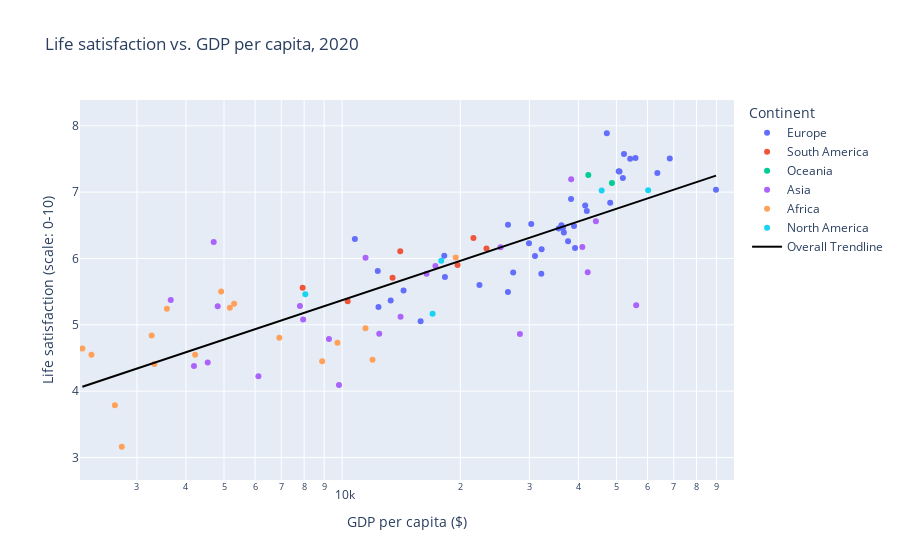

Notebook cell for this chart:
### Markdown cell above
### 1. Life satisfaction vs. GDP per capita<br>
**_Which countries have low life satisfaction but have high GDP per capita?_** <br>
To determine the countries with a low life satisfaction and high GDP per capita, the data was filtered to display countries with a life satisfaction below the median and a GDP per capita above the median. The countries respecting the criterium are located in the bottom right corner of the plot (Figure 5).  The GPD per capita median is \\$18,278, while the life satisfaction median is 5.81. The results are displayed in Figure 6.

### Code cell
#Plot life satisfaction  vs. GDP per capita
plotFigure(GDP('gdp-vs-happiness.csv',
          'GDP per capita, PPP (constant 2017 international $)',
          'Life satisfaction in Cantril Ladder (World Happiness Report 2021)',
          'Happiness vs. GDP per capita', 'GDP per capita'), 'GDP per capita ($)', 
           'Life satisfaction (scale: 0-10)', 'Life satisfaction vs. GDP per capita', 30, pow(10,4), 0.5, 0.5, 5)

### Figure 1 — Plotly figure (JSON) as saved in the notebook; plotly's stock layout.template omitted (floating-point values rounded to 4 significant figures)
{"data": [{"customdata": [["Albania"], ["Austria"], ["Belgium"], ["Bosnia and Herzegovina"], ["Bulgaria"], ["Croatia"], ["Cyprus"], ["Czechia"], ["Denmark"], ["Estonia"], ["Finland"], ["France"], ["Germany"], ["Greece"], ["Hungary"], ["Iceland"], ["Ireland"], ["Italy"], ["Kosovo"], ["Latvia"], ["Lithuania"], ["Malta"], ["Moldova"], ["Montenegro"], ["Netherlands"], ["North Macedonia"], ["Norway"], ["Poland"], ["Portugal"], ["Russia"], ["Serbia"], ["Slovakia"], ["Slovenia"], ["Spain"], ["Sweden"], ["Switzerland"], ["Ukraine"], ["United Kingdom"]], "hovertemplate": "Continent=Europe<br>GDP per capita ($)=%{x}<br>Life satisfaction (scale: 0-10)=%{y}<br>Entity=%{customdata[0]}<extra></extra>", "legendgroup": "Europe", "marker": {"color": "#636efa", "symbol": "circle"}, "mode": "markers", "name": "Europe", "orientation": "v", "showlegend": true, "type": "scatter", "x": [13300.0, 51940.0, 48210.0, 14340.0, 22380.0, 26470.0, 37660.0, 38320.0, 55940.0, 35640.0, 47260.0, 42030.0, 50920.0, 27290.0, 31010.0, 52280.0, 89690.0, 38990.0, 10780.0, 29930.0, 36730.0, 39220.0, 12320.0, 18280.0, 54210.0, 15850.0, 63590.0, 32240.0, 32180.0, 26460.0, 18210.0, 30330.0, 36550.0, 36220.0, 50680.0, 68390.0, 12380.0, 41630.0], "xaxis": "x", "y": [5.365, 7.213, 6.839, 5.516, 5.598, 6.508, 6.26, 6.897, 7.515, 6.453, 7.889, 6.714, 7.312, 5.788, 6.038, 7.575, 7.035, 6.488, 6.294, 6.229, 6.391, 6.157, 5.812, 5.722, 7.504, 5.054, 7.29, 6.139, 5.768, 5.495, 6.042, 6.519, 6.462, 6.502, 7.314, 7.508, 5.27, 6.798], "yaxis": "y"}, {"customdata": [["Argentina"], ["Bolivia"], ["Brazil"], ["Chile"], ["Colombia"], ["Ecuador"], ["Uruguay"]], "hovertemplate": "Continent=South America<br>GDP per capita ($)=%{x}<br>Life satisfaction (scale: 0-10)=%{y}<br>Entity=%{customdata[0]}<extra></extra>", "legendgroup": "South America", "marker": {"color": "#EF553B", "symbol": "circle"}, "mode": "markers", "name": "South America", "orientation": "v", "showlegend": true, "type": "scatter", "x": [19690.0, 7932.0, 14060.0, 23320.0, 13440.0, 10330.0, 21610.0], "xaxis": "x", "y": [5.901, 5.559, 6.11, 6.151, 5.709, 5.354, 6.31], "yaxis": "y"}, {"customdata": [["Australia"], ["New Zealand"]], "hovertemplate": "Continent=Oceania<br>GDP per capita ($)=%{x}<br>Life satisfaction (scale: 0-10)=%{y}<br>Entity=%{customdata[0]}<extra></extra>", "legendgroup": "Oceania", "marker": {"color": "#00cc96", "symbol": "circle"}, "mode": "markers", "name": "Oceania", "orientation": "v", "showlegend": true, "type": "scatter", "x": [48700.0, 42400.0], "xaxis": "x", "y": [7.137, 7.257], "yaxis": "y"}, {"customdata": [["Bahrain"], ["Bangladesh"], ["Cambodia"], ["China"], ["Georgia"], ["Hong Kong"], ["India"], ["Iran"], ["Iraq"], ["Israel"], ["Jordan"], ["Kazakhstan"], ["Kyrgyzstan"], ["Laos"], ["Mongolia"], ["Myanmar"], ["Philippines"], ["Saudi Arabia"], ["South Korea"], ["Tajikistan"], ["Thailand"], ["Turkey"]], "hovertemplate": "Continent=Asia<br>GDP per capita ($)=%{x}<br>Life satisfaction (scale: 0-10)=%{y}<br>Entity=%{customdata[0]}<extra></extra>", "legendgroup": "Asia", "marker": {"color": "#ab63fa", "symbol": "circle"}, "mode": "markers", "name": "Asia", "orientation": "v", "showlegend": true, "type": "scatter", "x": [40930.0, 4818.0, 4192.0, 16410.0, 14090.0, 56150.0, 6118.0, 12430.0, 9255.0, 38340.0, 9817.0, 25340.0, 4707.0, 7806.0, 11470.0, 4544.0, 7954.0, 44330.0, 42250.0, 3658.0, 17290.0, 28380.0], "xaxis": "x", "y": [6.173, 5.28, 4.377, 5.771, 5.123, 5.295, 4.225, 4.865, 4.785, 7.195, 4.094, 6.168, 6.25, 5.284, 6.011, 4.431, 5.08, 6.56, 5.793, 5.373, 5.885, 4.862], "yaxis": "y"}, {"customdata": [["Benin"], ["Cameroon"], ["Cote d'Ivoire"], ["Egypt"], ["Ethiopia"], ["Ghana"], ["Kenya"], ["Mauritius"], ["Morocco"], ["Namibia"], ["Nigeria"], ["South Africa"], ["Tanzania"], ["Tunisia"], ["Uganda"], ["Zambia"], ["Zimbabwe"]], "hovertemplate": "Continent=Africa<br>GDP per capita ($)=%{x}<br>Life satisfaction (scale: 0-10)=%{y}<br>Entity=%{customdata[0]}<extra></extra>", "legendgroup": "Africa", "marker": {"color": "#FFA15A", "symbol": "circle"}, "mode": "markers", "name": "Africa", "orientation": "v", "showlegend": true, "type": "scatter", "x": [3323.0, 3576.0, 5174.0, 11950.0, 2297.0, 5305.0, 4220.0, 19470.0, 6916.0, 8894.0, 4917.0, 11470.0, 2635.0, 9728.0, 2178.0, 3270.0, 2745.0], "xaxis": "x", "y": [4.408, 5.241, 5.257, 4.472, 4.549, 5.319, 4.547, 6.015, 4.803, 4.451, 5.503, 4.947, 3.786, 4.731, 4.641, 4.838, 3.16], "yaxis": "y"}, {"customdata": [["Canada"], ["Dominican Republic"], ["El Salvador"], ["Mexico"], ["United States"]], "hovertemplate": "Continent=North America<br>GDP per capita ($)=%{x}<br>Life satisfaction (scale: 0-10)=%{y}<br>Entity=%{customdata[0]}<extra></extra>", "legendgroup": "North America", "marker": {"color": "#19d3f3", "symbol": "circle"}, "mode": "markers", "name": "North America", "orientation": "v", "showlegend": true, "type": "scatter", "x": [45860.0, 17000.0, 8057.0, 17890.0, 60240.0], "xaxis": "x", "y": [7.025, 5.168, 5.462, 5.964, 7.028], "yaxis": "y"}, {"hovertemplate": "<b>OLS trendline</b><br>Life satisfaction in Cantril Ladder (World Happiness Report 2021) = 1.97047 * log10(GDP per capita, PPP (constant 2017 international $)) + -2.51107<br>R<sup>2</sup>=0.676753<br><br>GDP per capita ($)=%{x}<br>Life satisfaction (scale: 0-10)=%{y} <b>(trend)</b><extra></extra>", "legendgroup": "Overall Trendline", "line": {"color": "black"}, "mode": "lines", "name": "Overall Trendline", "showlegend": true, "type": "scatter", "x": [2178.0, 2297.0, 2635.0, 2745.0, 3270.0, 3323.0, 3576.0, 3658.0, 4192.0, 4220.0, 4544.0, 4707.0, 4818.0, 4917.0, 5174.0, 5305.0, 6118.0, 6916.0, 7806.0, 7932.0, 7954.0, 8057.0, 8894.0, 9255.0, 9728.0, 9817.0, 10330.0, 10780.0, 11470.0, 11470.0, 11950.0, 12320.0, 12380.0, 12430.0, 13300.0, 13440.0, 14060.0, 14090.0, 14340.0, 15850.0, 16410.0, 17000.0, 17290.0, 17890.0, 18210.0, 18280.0, 19470.0, 19690.0, 21610.0, 22380.0, 23320.0, 25340.0, 26460.0, 26470.0, 27290.0, 28380.0, 29930.0, 30330.0, 31010.0, 32180.0, 32240.0, 35640.0, 36220.0, 36550.0, 36730.0, 37660.0, 38320.0, 38340.0, 38990.0, 39220.0, 40930.0, 41630.0, 42030.0, 42250.0, 42400.0, 44330.0, 45860.0, 47260.0, 48210.0, 48700.0, 50680.0, 50920.0, 51940.0, 52280.0, 54210.0, 55940.0, 56150.0, 60240.0, 63590.0, 68390.0, 89690.0], "xaxis": "x", "y": [4.066, 4.112, 4.23, 4.264, 4.414, 4.428, 4.491, 4.51, 4.627, 4.633, 4.696, 4.726, 4.746, 4.763, 4.807, 4.828, 4.95, 5.055, 5.159, 5.173, 5.175, 5.186, 5.27, 5.305, 5.347, 5.355, 5.399, 5.435, 5.488, 5.488, 5.523, 5.55, 5.553, 5.557, 5.615, 5.624, 5.663, 5.664, 5.679, 5.765, 5.795, 5.825, 5.839, 5.868, 5.884, 5.887, 5.941, 5.95, 6.03, 6.06, 6.096, 6.166, 6.203, 6.204, 6.23, 6.264, 6.309, 6.32, 6.339, 6.371, 6.373, 6.458, 6.472, 6.48, 6.484, 6.505, 6.52, 6.521, 6.535, 6.54, 6.577, 6.591, 6.599, 6.604, 6.607, 6.645, 6.674, 6.7, 6.717, 6.726, 6.76, 6.764, 6.781, 6.786, 6.817, 6.844, 6.847, 6.907, 6.954, 7.016, 7.248], "yaxis": "y"}], "layout": {"legend": {"title": {"text": "Continent"}, "tracegroupgap": 0}, "title": {"text": "Life satisfaction vs. GDP per capita, 2020"}, "xaxis": {"anchor": "y", "domain": [0, 1], "range": [3.332, 4.999], "title": {"text": "GDP per capita ($)"}, "type": "log"}, "yaxis": {"anchor": "x", "domain": [0, 1], "range": [2.66, 8.389], "title": {"text": "Life satisfaction (scale: 0-10)"}}}}
